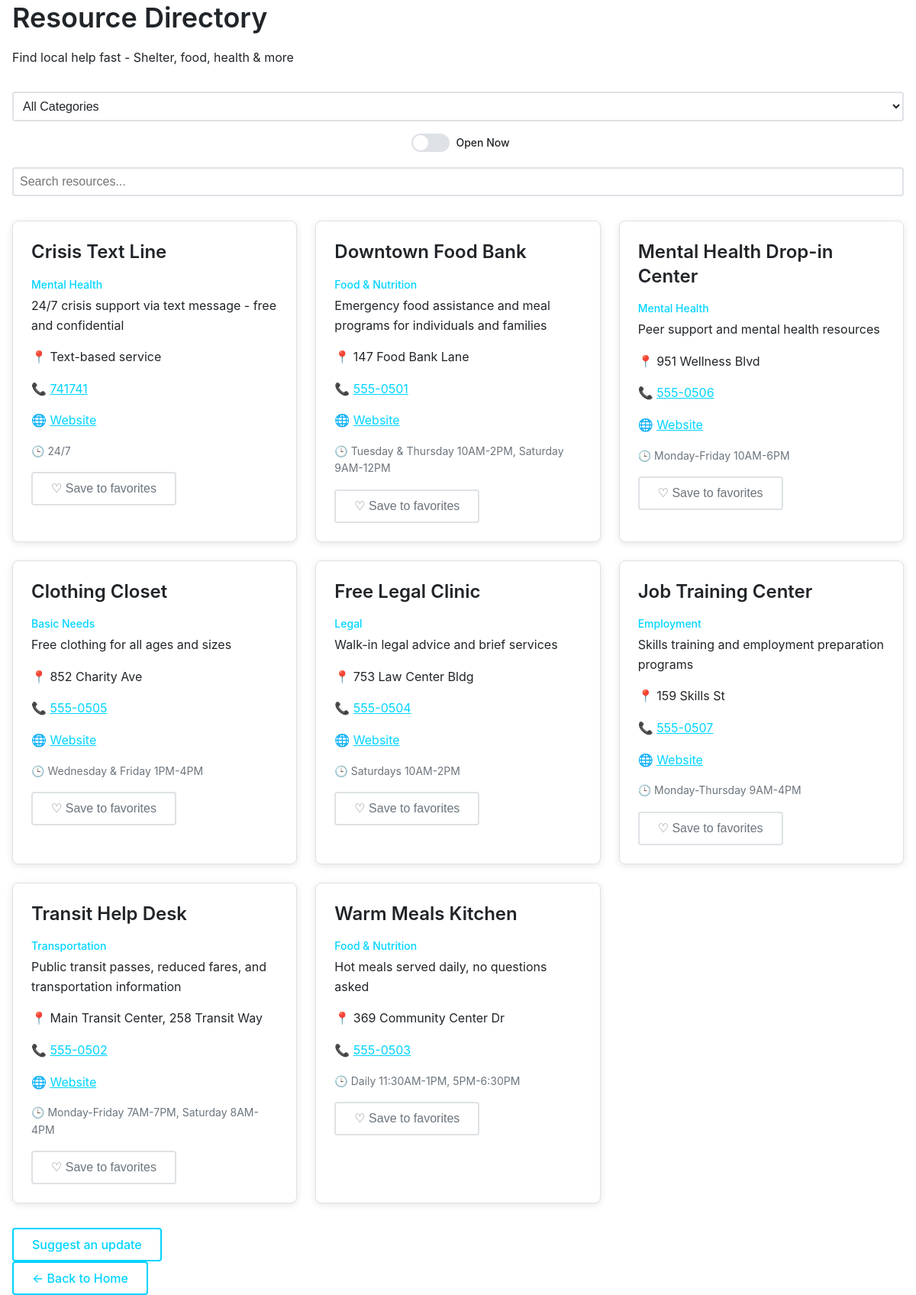
The page /directory on the database its author committed.
### tables this page shows
CREATE TABLE resources (
    id INT AUTO_INCREMENT PRIMARY KEY,
    name VARCHAR(200),
    category VARCHAR(100),
    description TEXT,
    contact_info TEXT,
    hours TEXT,
    address VARCHAR(500),
    phone VARCHAR(20),
    website VARCHAR(255),
    is_active BOOLEAN DEFAULT TRUE,
    is_featured BOOLEAN DEFAULT FALSE,
    last_updated TIMESTAMP DEFAULT CURRENT_TIMESTAMP ON UPDATE CURRENT_TIMESTAMP,
    created_at TIMESTAMP DEFAULT CURRENT_TIMESTAMP
);

### includes/functions.php (called while the page is built, shortened)
<?php
function escape_output($data) {
    return htmlspecialchars($data, ENT_QUOTES, 'UTF-8');
}
?>

### pages/directory.php (the view, shortened to what this page needs)
<!DOCTYPE html>
<html lang="en" data-theme="light" data-font-size="medium" data-font-type="default">
<head>
    <link rel="stylesheet" href="/assets/css/main.css">
    <link rel="stylesheet" href="/assets/css/components.css">
</head>
<body>
    <div class="container">
        <header class="page-header">
            <h1>Resource Directory</h1>
            <p>Find local help fast - Shelter, food, health & more</p>
        </header>
        <div class="directory-filters">
            <select id="category-filter">
                <option value="">All Categories</option>
            </select>
            <label class="toggle-switch">
                <span class="toggle-slider"></span>
                Open Now
            </label>
            <input type="search" placeholder="Search resources..." class="search-input">
        </div>
        <main class="directory-content">
            <div class="resources-grid">
                <?php
                try {
                    $stmt = $pdo->prepare("SELECT * FROM resources WHERE is_active = 1 ORDER BY is_featured DESC, name ASC");
                    $stmt->execute();
                    $resources = $stmt->fetchAll();
                    foreach ($resources as $resource): ?>
                    <div class="resource-card">
                        <h3><?php echo escape_output($resource['name']); ?></h3>
                        <p class="resource-category"><?php echo escape_output($resource['category']); ?></p>
                        <p><?php echo escape_output($resource['description']); ?></p>
                        <?php if ($resource['address']): ?>
                        <p class="resource-address">📍 <?php echo escape_output($resource['address']); ?></p>
                        <?php endif; ?>
                        <?php if ($resource['phone']): ?>
                        <p class="resource-phone">📞 <a href="tel:<?php echo escape_output($resource['phone']); ?>"><?php echo escape_output($resource['phone']); ?></a></p>
                        <?php endif; ?>
                        <?php if ($resource['website']): ?>
                        <p class="resource-website">🌐 <a href="<?php echo escape_output($resource['website']); ?>" target="_blank" rel="noopener">Website</a></p>
                        <?php endif; ?>
                        <p class="resource-hours">🕒 <?php echo escape_output($resource['hours']); ?></p>
                        <div class="resource-actions">
                            <button class="btn btn-sm favorite-btn" data-resource-id="<?php echo $resource['id']; ?>">
                                ♡ Save to favorites
                            </button>
                        </div>
                    </div>
                    <?php endforeach;
                } catch (Exception $e) {
                    echo '<p>Resources temporarily unavailable.</p>';
                }
                ?>
            </div>
        </main>
        <div class="directory-actions">
            <a href="#" class="btn" data-modal="suggest-resource">Suggest an update</a>
        </div>
        <nav class="page-nav">
            <a href="/" class="btn">← Back to Home</a>
        </nav>
    </div>
</body>
</html>

### index.php (shortened to what this page needs)
<?php
require_once 'config/database.php';
require_once 'includes/functions.php';
$request_uri = parse_url($_SERVER['REQUEST_URI'], PHP_URL_PATH);
$route = rtrim($request_uri, '/') ?: '/';
switch ($route) {
    case '/directory':
        include 'pages/directory.php';
        break;
}
?>

### assets/css/main.css (style rules this page uses)
:root { --primary-bg: #ffffff; --secondary-bg: #f8f9fa; --tertiary-bg: #e9ecef; --primary-text: #212529; --secondary-text: #6c757d; --accent-color: #00d4ff; --accent-glow: rgba(0, 212, 255, 0.3); --border-color: #dee2e6; --hover-bg: #e9ecef; --shadow: 0 2px 10px rgba(0, 0, 0, 0.1); --neon-glow: 0 0 10px var(--accent-glow); --font-family-base: -apple-system, BlinkMacSystemFont, "Segoe UI", Roboto, sans-serif; --font-family-dyslexia: OpenDyslexic, --font-family-base; --font-size-xs: 0.75rem; --font-size-sm: 0.875rem; --font-size-base: 1rem; --font-size-lg: 1.125rem; --font-size-xl: 1.25rem; --font-size-2xl: 1.5rem; --font-size-3xl: 1.875rem; --font-size-4xl: 2.25rem; --spacing-xs: 0.25rem; --spacing-sm: 0.5rem; --spacing-md: 1rem; --spacing-lg: 1.5rem; --spacing-xl: 2rem; --spacing-2xl: 3rem; --transition-fast: 0.15s ease; --transition-normal: 0.3s ease; --transition-slow: 0.5s ease; }
* { box-sizing: border-box; }
html { font-size: 16px; scroll-behavior: smooth; }
body { margin: 0; padding: 0; font-family: var(--font-family-base); font-size: var(--font-size-base); line-height: 1.6; color: var(--primary-text); background-color: var(--primary-bg); transition: background-color var(--transition-normal), color var(--transition-normal); }
.container { max-width: 1200px; margin: 0 auto; padding: 0 var(--spacing-md); }
h1, h2, h3, h4, h5, h6 { margin: 0 0 var(--spacing-md) 0; line-height: 1.3; font-weight: 600; }
h1 { font-size: var(--font-size-4xl); }
h3 { font-size: var(--font-size-2xl); }
p { margin: 0 0 var(--spacing-md) 0; }
a { color: var(--accent-color); text-decoration: underline; transition: all var(--transition-fast); }
.btn { display: inline-block; padding: var(--spacing-sm) var(--spacing-lg); border: 2px solid var(--accent-color); background: transparent; color: var(--accent-color); text-decoration: none; border-radius: 4px; font-size: var(--font-size-base); font-weight: 500; cursor: pointer; transition: all var(--transition-normal); text-align: center; line-height: 1.5; }
label { display: block; margin-bottom: var(--spacing-xs); font-weight: 500; color: var(--primary-text); }
input, textarea, select { width: 100%; padding: var(--spacing-sm); border: 2px solid var(--border-color); border-radius: 4px; background: var(--primary-bg); color: var(--primary-text); font-size: var(--font-size-base); transition: border-color var(--transition-fast); }

### assets/css/components.css (style rules this page uses)
.directory-filters { display: flex; gap: var(--spacing-md); justify-content: center; align-items: center; margin: var(--spacing-xl) 0; flex-wrap: wrap; }
.toggle-switch { position: relative; display: inline-flex; align-items: center; cursor: pointer; font-size: var(--font-size-sm); }
.toggle-slider { position: relative; width: 50px; height: 24px; background: var(--border-color); border-radius: 24px; margin-right: var(--spacing-sm); transition: background var(--transition-fast); }
.toggle-slider::before { content: ''; position: absolute; top: 2px; left: 2px; width: 20px; height: 20px; background: var(--primary-bg); border-radius: 50%; transition: transform var(--transition-fast); }
.resources-grid { display: grid; grid-template-columns: repeat(auto-fit, minmax(300px, 1fr)); gap: var(--spacing-lg); margin: var(--spacing-xl) 0; }
.resource-card { background: var(--primary-bg); padding: var(--spacing-lg); border-radius: 8px; border: 1px solid var(--border-color); box-shadow: var(--shadow); transition: all var(--transition-fast); }
.resource-category { color: var(--accent-color); font-size: var(--font-size-sm); font-weight: 500; margin-bottom: var(--spacing-xs); }
.resource-hours { font-size: var(--font-size-sm); color: var(--secondary-text); margin-bottom: var(--spacing-md); }
.favorite-btn { color: var(--secondary-text); border-color: var(--border-color); }

### rows shown on the page
resources: name "Crisis Text Line", category "Mental Health", description "24/7 crisis support via text message - free and confidential", address "Text-based service", phone "741741", hours "24/7"
resources: name "Downtown Food Bank", category "Food & Nutrition", description "Emergency food assistance and meal programs for individuals and families", address "147 Food Bank Lane", phone "555-0501", hours "Tuesday & Thursday 10AM-2PM, Saturday 9AM-12PM"
resources: name "Mental Health Drop-in Center", category "Mental Health", description "Peer support and mental health resources", address "951 Wellness Blvd", phone "555-0506", hours "Monday-Friday 10AM-6PM"
resources: name "Clothing Closet", category "Basic Needs", description "Free clothing for all ages and sizes", address "852 Charity Ave", phone "555-0505", hours "Wednesday & Friday 1PM-4PM"
resources: name "Free Legal Clinic", category "Legal", description "Walk-in legal advice and brief services", address "753 Law Center Bldg", phone "555-0504", hours "Saturdays 10AM-2PM"
resources: name "Job Training Center", category "Employment", description "Skills training and employment preparation programs", address "159 Skills St", phone "555-0507", hours "Monday-Thursday 9AM-4PM"
resources: name "Transit Help Desk", category "Transportation", description "Public transit passes, reduced fares, and transportation information", address "Main Transit Center, 258 Transit Way", phone "555-0502", hours "Monday-Friday 7AM-7PM, Saturday 8AM-4PM"
resources: name "Warm Meals Kitchen", category "Food & Nutrition", description "Hot meals served daily, no questions asked", address "369 Community Center Dr", phone "555-0503", hours "Daily 11:30AM-1PM, 5PM-6:30PM"
